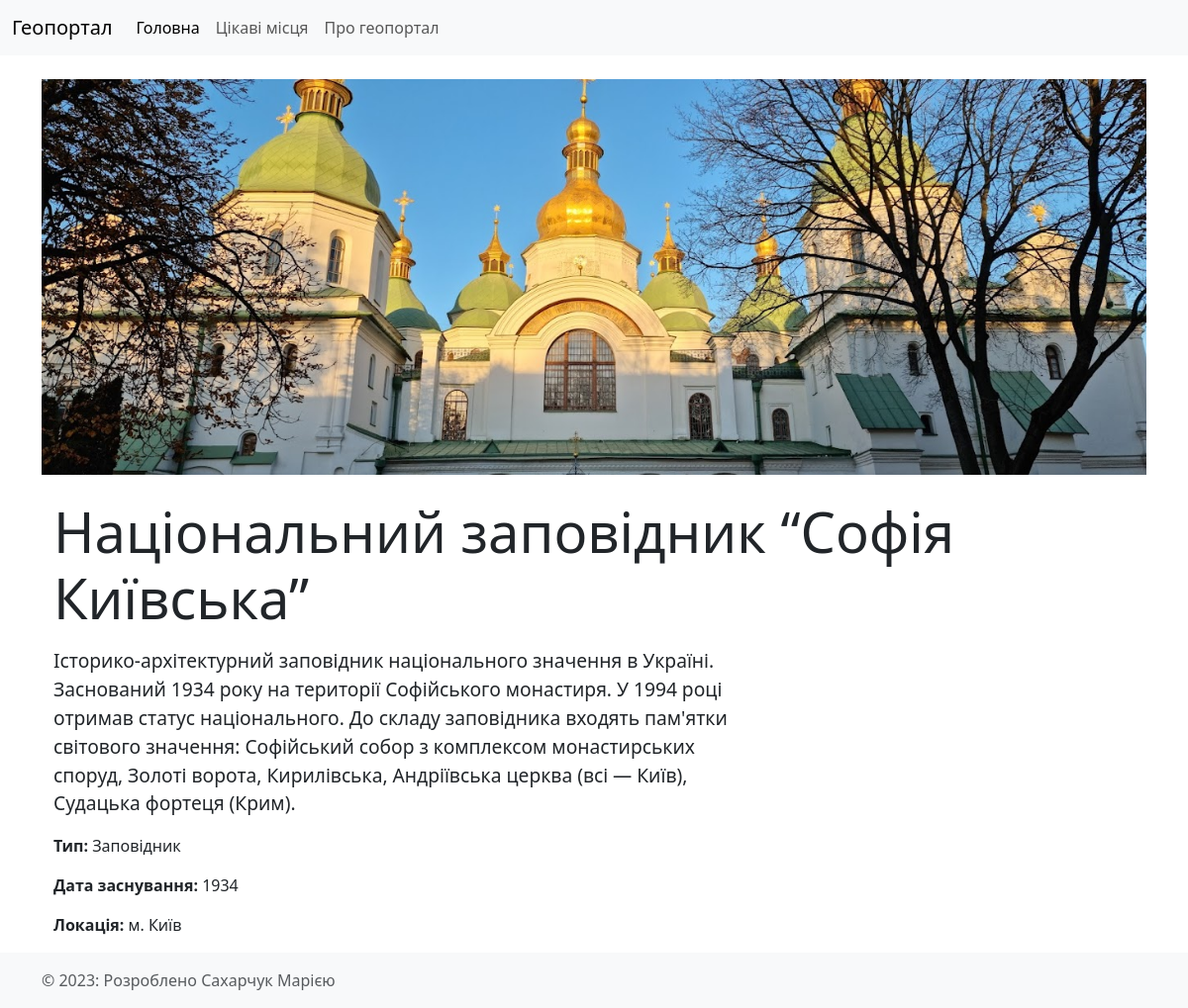
Screenshot of /monuments/1/ with the database file from the repository.
### geoportal/models.py (models this page shows, shortened)
class Monument(models.Model):
    MONUMENT_TYPES = [
        ('art', 'Мистецтво'),
        ('history', 'Історія'),
        ('architecture', 'Архітектура'),
        ('archeology', 'Археологія'),
        ('reservation', 'Заповідник'),
    ]
    name = models.CharField("Назва", max_length=200)
    description = models.TextField("Опис")
    image = models.ImageField("Зображення", upload_to='monuments/', blank=True, null=True)
    location = models.CharField("Локація", max_length=255)
    latitude = models.DecimalField("Широта", max_digits=9, decimal_places=6)
    longitude = models.DecimalField("Довгота", max_digits=9, decimal_places=6)
    monument_type = models.CharField("Тип", max_length=50, choices=MONUMENT_TYPES)
    foundation_date = models.CharField("Дата заснування", max_length=100, blank=True, null=True)
    class Meta:
        verbose_name = "історична пам'ятка"
        verbose_name_plural = "історичні пам'ятки"

### geoportal/views.py (the view)
# urls.py: path('monuments/<int:pk>/', MonumentDetailView.as_view(), name='monument_detail'),
class MonumentDetailView(DetailView):
    model = Monument
    template_name = 'geoportal/monument_detail.html'

### geoportal/templates/geoportal/monument_detail.html (shortened to what this page needs)
{% extends 'geoportal/base.html' %}
{% block content %}
<div class="monument-detail">
    {% if object.image %}
        <div class="hero-image" style="background-image: url('{{ object.image.url }}');"></div>
    {% endif %}
    <div class="container mt-4">
        <h1 class="display-4 mb-3">{{ object.name }}</h1>
        <div class="row">
            <div class="col-md-8">
                <p class="lead">{{ object.description }}</p>
                <p><strong>Тип:</strong> {{ object.get_monument_type_display }}</p>
                <p><strong>Дата заснування:</strong> {{ object.foundation_date }}</p>
                <p><strong>Локація:</strong> {{ object.location }}</p>
            </div>
            <div class="col-md-4">
                <div id="viewDiv" style="width: 100%; height: 300px;"></div>
            </div>
        </div>
    </div>
</div>
{% endblock %}
{% block scripts %}
<link rel="stylesheet" href="https://js.arcgis.com/4.28/esri/themes/light/main.css">
{% endblock %}

### geoportal/templates/geoportal/monument_detail.html (style rules this page uses)
.hero-image { background-size: cover; background-position: center; height: 400px; }
.monument-detail .lead { font-size: 1.2rem; }

### rows the page displays
Monument: image (picture), name "Національний заповідник “Софія Київська”", description "Історико-архітектурний заповідник національного значення в Україні. Заснований 1934 року на території Софійського монастиря. У 1994 році отримав статус національного. До складу заповідника входять пам'ятки світового значення: Софійський собор з комплексом монастирських споруд, Золоті ворота, Кирилівська, Андріївська церква (всі — Київ), Судацька фортеця (Крим).", monument_type "Заповідник", foundation_date "1934", location "м. Київ"
